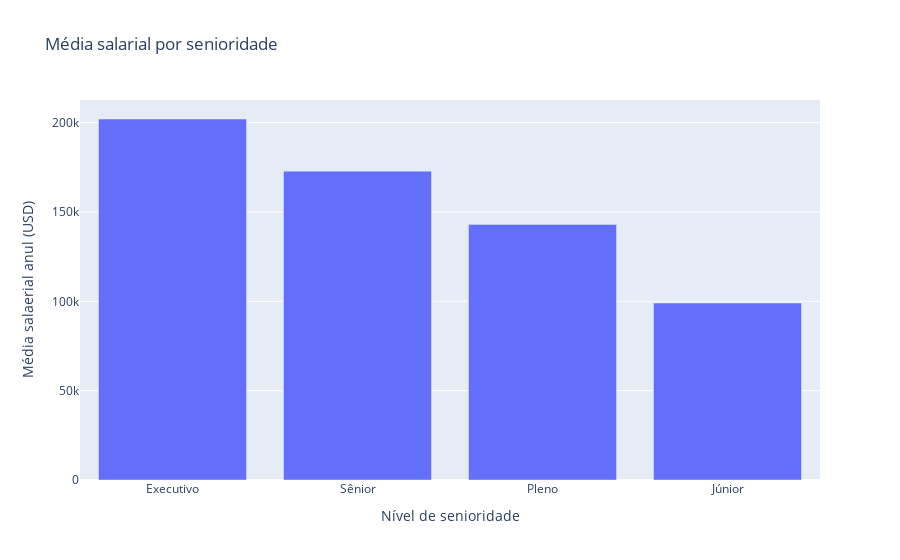

This figure's notebook cell:
### Code cell
# gráficos interativos

import plotly.express as px

senioridade_media_salario = df_limpo.groupby('senioridade')['usd'].mean().sort_values(ascending=False).reset_index()
display(senioridade_media_salario)

fig = px.bar(senioridade_media_salario, x='senioridade', y='usd', title='Média salarial por senioridade', labels={'senioridade': 'Nível de senioridade', 'usd': 'Média salaerial anul (USD)'})
fig.show()

### Figure 1 — Plotly figure (JSON) as saved in the notebook; plotly's stock layout.template omitted (floating-point values rounded to 4 significant figures)
{"data": [{"hovertemplate": "Nível de senioridade=%{x}<br>Média salaerial anul (USD)=%{y}<extra></extra>", "legendgroup": "", "marker": {"color": "#636efa", "pattern": {"shape": ""}}, "name": "", "orientation": "v", "showlegend": false, "textposition": "auto", "type": "bar", "x": ["Executivo", "Sênior", "Pleno", "Júnior"], "xaxis": "x", "y": [202000.0, 172900.0, 143000.0, 99030.0], "yaxis": "y"}], "layout": {"barmode": "relative", "legend": {"tracegroupgap": 0}, "title": {"text": "Média salarial por senioridade"}, "xaxis": {"anchor": "y", "domain": [0, 1], "title": {"text": "Nível de senioridade"}}, "yaxis": {"anchor": "x", "domain": [0, 1], "title": {"text": "Média salaerial anul (USD)"}}}}
